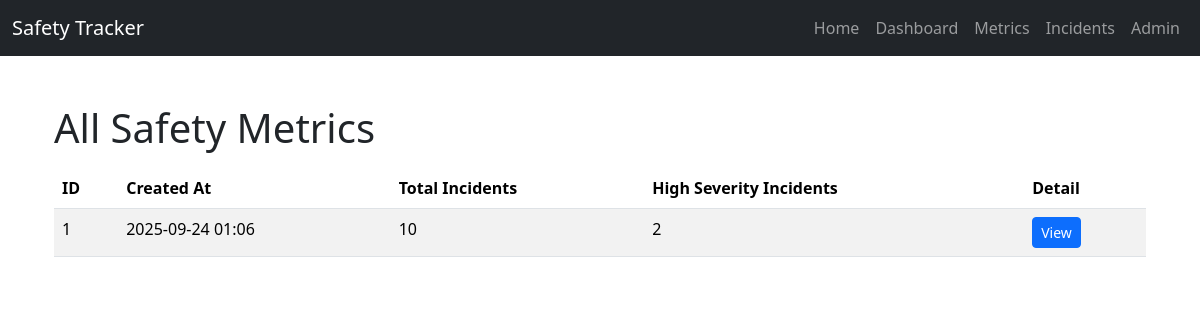
The app's page /dashboard/metrics/ with its own data.
### dashboard/models.py (models this page shows, shortened)
class SafetyMetric(models.Model):
    created_at = models.DateTimeField(auto_now_add=True)
    total_incidents = models.PositiveIntegerField()
    high_severity_incidents = models.PositiveIntegerField()

### dashboard/views.py (the view)
# urls.py: path('metrics/', views.safety_metric_list, name='safety_metric_list'),
def safety_metric_list(request):
    metrics = SafetyMetric.objects.all().order_by('-created_at')
    return render(request, 'dashboard/safety_metric_list.html', {'metrics': metrics})

### dashboard/templates/dashboard/safety_metric_list.html (shortened to what this page needs)
{% extends "base.html" %}
{% block content %}
<div class="container mt-5">
    <h1>All Safety Metrics</h1>
    <table class="table table-striped mt-3">
        <thead>
            <tr>
                <th>ID</th>
                <th>Created At</th>
                <th>Total Incidents</th>
                <th>High Severity Incidents</th>
                <th>Detail</th>
            </tr>
        </thead>
        <tbody>
            {% for metric in metrics %}
            <tr>
                <td>{{ metric.id }}</td>
                <td>{{ metric.created_at|date:"Y-m-d H:i" }}</td>
                <td>{{ metric.total_incidents }}</td>
                <td>{{ metric.high_severity_incidents }}</td>
                <td><a href="{% url 'safety_metric_detail' metric.id %}" class="btn btn-sm btn-primary">View</a></td>
            </tr>
            {% empty %}
            <tr>
                <td colspan="5">No metrics found.</td>
            </tr>
            {% endfor %}
        </tbody>
    </table>
</div>
{% endblock %}

### records on screen
SafetyMetric: id "1", created_at "2025-09-24 01:06", total_incidents "10", high_severity_incidents "2"
